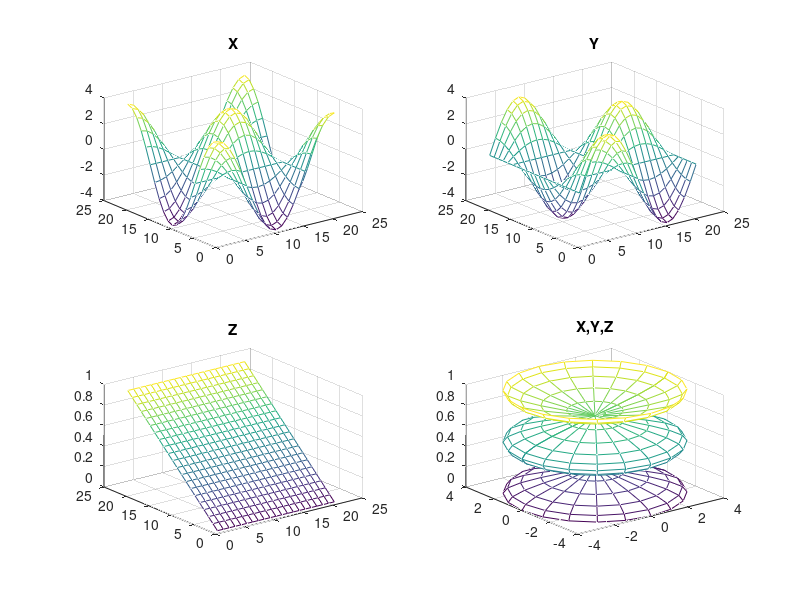

MATLAB code to generate this figure:
clc;
clear all;
close all;


x = 0:pi/100:2*pi;
y = sin(x);
plot(x,y)



[X,Y] = meshgrid(-2:.2:2);
Z = X .* exp(-X.^2 - Y.^2);
surf(X,Y,Z)


t = 0:pi/10:2*pi;
[X,Y,Z] = cylinder(4*cos(t));
subplot(2,2,1); mesh(X); title('X');
subplot(2,2,2); mesh(Y); title('Y');
subplot(2,2,3); mesh(Z); title('Z');
subplot(2,2,4); mesh(X,Y,Z); title('X,Y,Z');



a = [1 2 3 4]
a = [1 2 3; 4 5 6; 7 8 10]
z = zeros(5,1)
a + 10
sin(a)
a'
p = a*inv(a)

format long
p = a*inv(a)

p = a.*a

a.^3

A = [a,a]

A = [a; a]

sqrt(-1)

c = [3+4i, 4+3j; -i, 10j]

A = [1 3 5];
max(A)

B = [10 6 4];
max(A,B)

maxA = max(A)
[maxA,location] = max(A)
disp('hello world')

A = magic(4)

A(4,2)
A(8)
A(4,5) = 17
A(1:3,2)
A(3,:)
B = 0:10:100

myText = 'Hello, world';
otherText = 'You''re right'
whos myText

longText = [myText,' - ',otherText]
f = 71;
c = (f-32)/1.8;
tempText = ['Temperature is ',num2str(c),'C']

t=0:.01:1

whos

y = sin(2*pi*t)

data=rand(5,5)

size(data)

b = a'
c = a*b
c = a.*b

inv(a)



